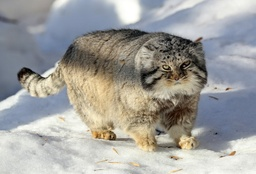
#> input picture images/manul.jpg, 256 x 174 px, shrunk from 1200 x 817 before the run
$ python main.py
#> lines starting #> are read from the running program, lines starting #| are printed output that depends on the picture
### filters.py
import cv2
import numpy as np
from copy import copy
import math


def add_gaussian_noise(image, mu, sigma):
    res_image = copy(image)
    width, height, channel = image.shape
    noise = np.random.normal(mu, sigma, size=(width, height))
    for c in range(channel):
        res_image[:, :, c] = res_image[:, :, c] + noise
    return res_image


def median_filter(image, kernel_radius=1):
    result_image = copy(image)
    width, height = image.shape[:2]
    med_index = (2 * kernel_radius + 1) ** 2 // 2
    for x in range(kernel_radius, width - kernel_radius):
        for y in range(kernel_radius, height - kernel_radius):
            submatrix = image[x - kernel_radius: x + kernel_radius +
                              1, y - kernel_radius: y + kernel_radius + 1, :]
            submatrix = submatrix.reshape(-1, 3)
            submatrix = submatrix.tolist()
            submatrix.sort(key=lambda v: v[0]*0.3 + v[1]*0.59 + v[2]*0.11)
            result_image[x, y] = submatrix[med_index]
    return result_image


def averaging_filter(image, radius: int = 1):
    filtered_image = np.ndarray(image.shape, dtype=np.uint8)
    for x in range(radius, image.shape[0] - radius):
        for y in range(radius, image.shape[1] - radius):
            for z in range(image.shape[2]):
                filtered_image[x, y, z] = np.average(
                    image[x-radius:x+(radius+1), y-radius:y+(radius+1), z])
    return filtered_image


# [17 lines left out: function immse, not called in this run]

### main.py
import filters
import cv2

def main():
    imageWithoutNoise = cv2.imread("images/manul.jpg")
#> imageWithoutNoise is the input picture: shape (174, 256, 3); mean B, G, R 157.6, 160.6, 161
    imageWithNoise = task_1_noise(imageWithoutNoise)
    task_2_averaging_filter(imageWithNoise)
    task_2_median_filter(imageWithNoise)
    task_3_cv2(imageWithNoise)

def task_1_noise(image):
    task_1_noise_result = filters.add_gaussian_noise(image=image, mu=20, sigma=15)
#> after the loop in add_gaussian_noise, `for c in range(channel):`:
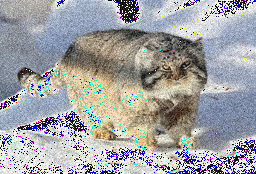
#> res_image: shape (174, 256, 3); mean B, G, R 165.6, 162, 161
    cv2.imwrite("result/task1/manulNoise.png", task_1_noise_result)
    return task_1_noise_result

def task_2_median_filter(image):
    task_2_med_result = filters.median_filter(image = image, kernel_radius=1)
    cv2.imwrite('result/task2/median_filter.png', task_2_med_result)

def task_2_averaging_filter(image):
    task_2_av_result = filters.averaging_filter(image, radius = 1)
#> after the loop in averaging_filter, `for x in range(radius, image.shape[0] - radius):`:
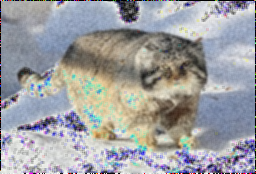
#> filtered_image: shape (174, 256, 3); mean B, G, R 162.9, 159.8, 159
    cv2.imwrite('result/task2/average_filter.png', task_2_av_result)

def task_3_cv2(image):
	med_cv2 = cv2.medianBlur(image, 3)
	average_cv2 = cv2.blur(image, (3, 3))

	cv2.imwrite('result/task3/noise_src.png', image)
	cv2.imwrite('result/task3/median_cv2.png', med_cv2)
	cv2.imwrite('result/task3/average_cv2.png', average_cv2)

if __name__ == '__main__':
	main()
#> after the loop in median_filter, `for x in range(kernel_radius, width - kernel_radius):`:
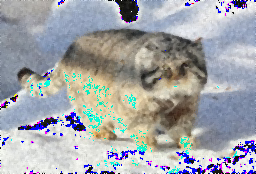
#> result_image: shape (174, 256, 3); mean B, G, R 169.8, 165.8, 163.2
#> in task_3_cv2, `med_cv2 = cv2.medianBlur(image, 3)`:
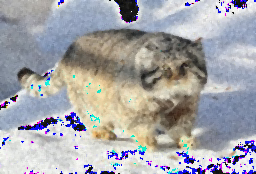
#> med_cv2: shape (174, 256, 3); mean B, G, R 170.1, 165.9, 166
